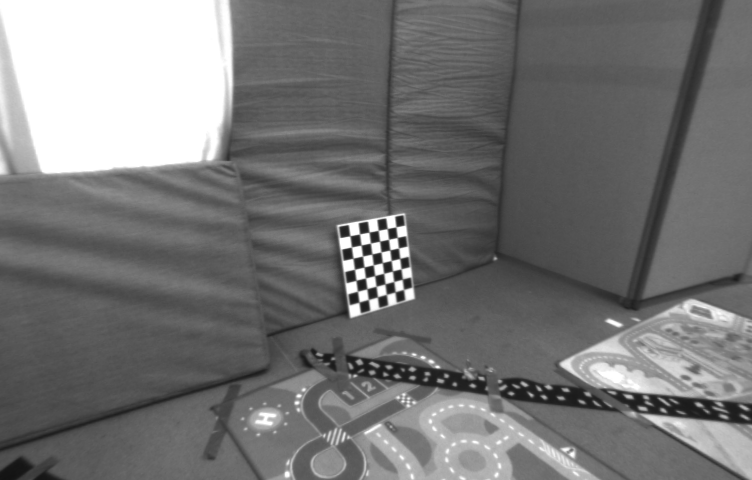
#> input picture Laboratory2/1403715282262142976_undistort.png, 752 x 480 px
$ python Lab2_740233_736052.py   (older library calls are emulated)
#> lines starting #> are read from the running program, lines starting #| are printed output that depends on the picture
#####################################################################################
#
# Computer vision - Laboratory 2
#
# Title: Lab2_740233_736052
#
# Date: 27 October 2020
#
#####################################################################################
#
# Authors: Jorge Condor Lacambra, Edurne Bernal Berdún
#
# Version: 1924629273.0
#
#####################################################################################

import matplotlib.pyplot as plt
import numpy as np
import cv2
import random

def indexMatrixToMatchesList(matchesList):

    dMatchesList = []
    for row in matchesList:
        dMatchesList.append(cv2.DMatch(_queryIdx=row[0], _trainIdx=row[1], _distance=row[2]))
    return dMatchesList

def matchesListToIndexMatrix(dMatchesList):

    matchesList = []
    for k in range(len(dMatchesList)):
        matchesList.append([np.int(dMatchesList[k].queryIdx), np.int(dMatchesList[k].trainIdx), dMatchesList[k].distance])
    return matchesList


def matchWith2NDRR(desc1, desc2, distRatio, minDist):

    matches = []
    nDesc1 = desc1.shape[0]
    for kDesc1 in range(nDesc1):
        dist = np.sqrt(np.sum((desc2 - desc1[kDesc1, :]) ** 2, axis=1))
        indexSort = np.argsort(dist)

        if dist[indexSort[0]] < minDist:
            if dist[indexSort[0]] < dist[indexSort[1]] * distRatio:
                matches.append([kDesc1, indexSort[0], dist[indexSort[0]]])


    return matches
def match(desc1, desc2, minDist):

    matches = []
    nDesc1 = desc1.shape[0]
    for kDesc1 in range(nDesc1):
        dist = np.sqrt(np.sum((desc2 - desc1[kDesc1, :]) ** 2, axis=1))
        indexSort = np.argsort(dist)

        if dist[indexSort[0]] < minDist:
            matches.append([kDesc1, indexSort[0], dist[indexSort[0]]])


    return matches

# [60 lines left out: functions matchWithEpipolar, matrix_F, not called in this run]

def find_Homography(ptsource,ptdst):

    A = []
    for i in range(ptsource.shape[0]):
        A.append(np.array([ptsource[0, i], ptsource[1, i], 1.0, 0.0, 0.0, 0.0, -ptdst[0, i] * ptsource[0, i], -ptdst[0, i] * ptsource[1, i], -ptdst[0, i]]))
        A.append(np.array([0.0, 0.0, 0.0, ptsource[0, i], ptsource[1, i], 1.0, -ptdst[1, i] * ptsource[1, i], -ptdst[1, i] * ptsource[0, i], -ptdst[1, i]]))

    A = np.array(A)
    U, S, V = np.linalg.svd(A, full_matrices=True)
    H = V.T[:, -1].reshape((3, 3))

    return H

# [140 lines left out: functions find_Homography_RANSAC, find_fundamental_matrix, find_fundamental_matrix_RANSAC, not called in this run]
if __name__ == '__main__':
    np.set_printoptions(precision=4, linewidth=1024, suppress=True)

    # Images path
    timestamp1 = '1403715282262142976'
    timestamp2 = '1403715413262142976'

    path_image_1 = timestamp1 + '_undistort.png'
    path_image_2 = timestamp2 + '_undistort.png'

    # Read images
    image_pers_1 = cv2.imread(path_image_1)
#> image_pers_1 is the input picture: shape (480, 752, 3); min 18, max 255, mean 117.4
    image_pers_2 = cv2.imread(path_image_2)
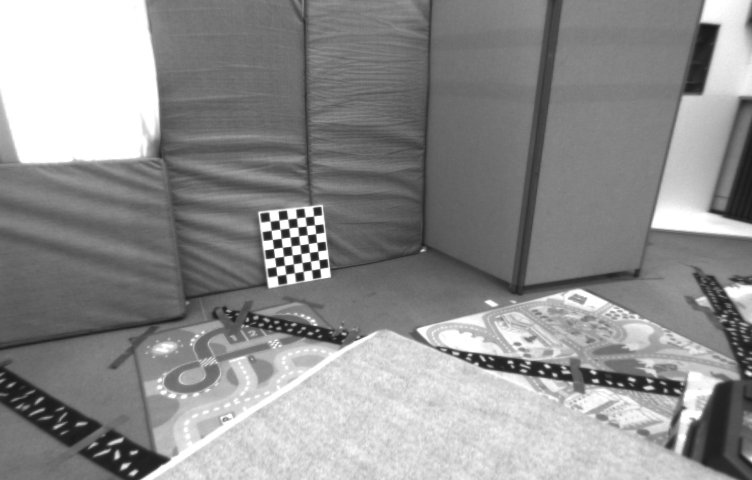
#> input picture Laboratory2/1403715413262142976_undistort.png, 752 x 480 px
#> image_pers_2 is the input picture: shape (480, 752, 3); min 25, max 255, mean 143

    ######### EXERCISE 1 ######################################################################

    # Feature extraction
    sift = cv2.xfeatures2d.SIFT_create()
    keypoints_sift_1, descriptors_1 = sift.detectAndCompute(image_pers_1, None)
#> keypoints_sift_1 = 753 keypoints; strongest (x, y, size): (356, 241, 6.3), (359, 263, 6.2), (375, 237, 6), (367, 250, 6.2)
    keypoints_sift_2, descriptors_2 = sift.detectAndCompute(image_pers_2, None)
#> keypoints_sift_2 = 1138 keypoints; strongest (x, y, size): (275, 225, 5.4), (288, 251, 5.3), (285, 233, 5.3), (303, 231, 5.2)

    # Simple matching
    minDist = 90

    matchesList = match(descriptors_1, descriptors_2,minDist)
#> after the loop in match, `for kDesc1 in range(nDesc1):`: matches = [[2, 23, 87.85], [3, 51, 50.8], [178, 487, 80.42], [179, 485, 80.41], [192, 487, 89.35], [210, 434, 88.76], [211, 436, 86.91], [253, 401, 81.17], [256, 405, 80.39], [257, 406, 66.99], [317, 453, 85.84], [339, 497, 68.48], [346, 501, 84.31]]
#> matchesList has the same summary as matches in match
    dMatchesList = indexMatrixToMatchesList(matchesList)
#> the loop in indexMatrixToMatchesList, `for row in matchesList:` made 13 passes
#> after the loop in indexMatrixToMatchesList, `for row in matchesList:`: dMatchesList = 13 matches
#> dMatchesList = 13 matches
    dMatchesList = sorted(dMatchesList, key=lambda x: x.distance)

    # Plot the first 100 matches
    imgMatched = cv2.drawMatches(image_pers_1, keypoints_sift_1, image_pers_2, keypoints_sift_2, dMatchesList[:100],
                                 None, flags=cv2.DrawMatchesFlags_NOT_DRAW_SINGLE_POINTS and cv2.DRAW_MATCHES_FLAGS_DRAW_RICH_KEYPOINTS)
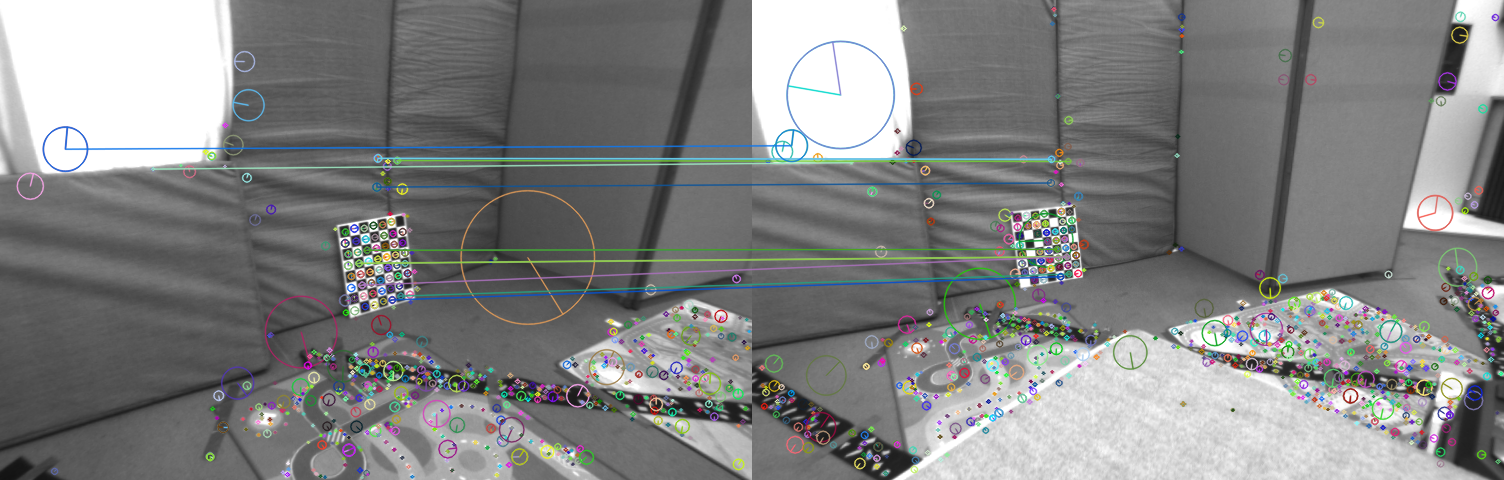
#> imgMatched: shape (480, 1504, 3); mean B, G, R 130.1, 130.5, 129.3
    plt.imshow(imgMatched, cmap='gray', vmin=0, vmax=255)
    plt.draw()
    plt.waitforbuttonpress()

    ######### EXERCISE 2 ######################################################################

    # Feature extraction
    sift = cv2.xfeatures2d.SIFT_create()
    keypoints_sift_1, descriptors_1 = sift.detectAndCompute(image_pers_1, None)
    keypoints_sift_2, descriptors_2 = sift.detectAndCompute(image_pers_2, None)

    # NNDR matching
    minDist = 500
    distRatio = 0.8

    matchesList = matchWith2NDRR(descriptors_1, descriptors_2,distRatio, minDist)
#> after the loop in matchWith2NDRR, `for kDesc1 in range(nDesc1):`: matches = 126 items, first 6: [2, 23, 87.85], [3, 51, 50.8], [4, 91, 132.6], [5, 84, 188.1], [7, 60, 165.4], [8, 60, 183.4]
#> matchesList has the same summary as matches in matchWith2NDRR

    dMatchesList = indexMatrixToMatchesList(matchesList)
#> the loop in indexMatrixToMatchesList (call 2), `for row in matchesList:` made 126 passes
#> row on passes 1 to 12: [2, 23, 87.85], [3, 51, 50.8], [4, 91, 132.6], [5, 84, 188.1], [7, 60, 165.4], [8, 60, 183.4], [10, 87, 195.2], [11, 87, 199.9], [12, 78, 240.8], [18, 93, 231.1], [20, 104, 102.2], [24, 113, 125.6]
#> after the loop in indexMatrixToMatchesList (call 2), `for row in matchesList:`: dMatchesList = 126 matches
#> dMatchesList = 126 matches
    dMatchesList = sorted(dMatchesList, key=lambda x: x.distance)

    # Plot the first 100 matches
    imgMatched = cv2.drawMatches(image_pers_1, keypoints_sift_1, image_pers_2, keypoints_sift_2, dMatchesList[:100],
                                 None,
                                 flags=cv2.DrawMatchesFlags_NOT_DRAW_SINGLE_POINTS and cv2.DRAW_MATCHES_FLAGS_DRAW_RICH_KEYPOINTS)
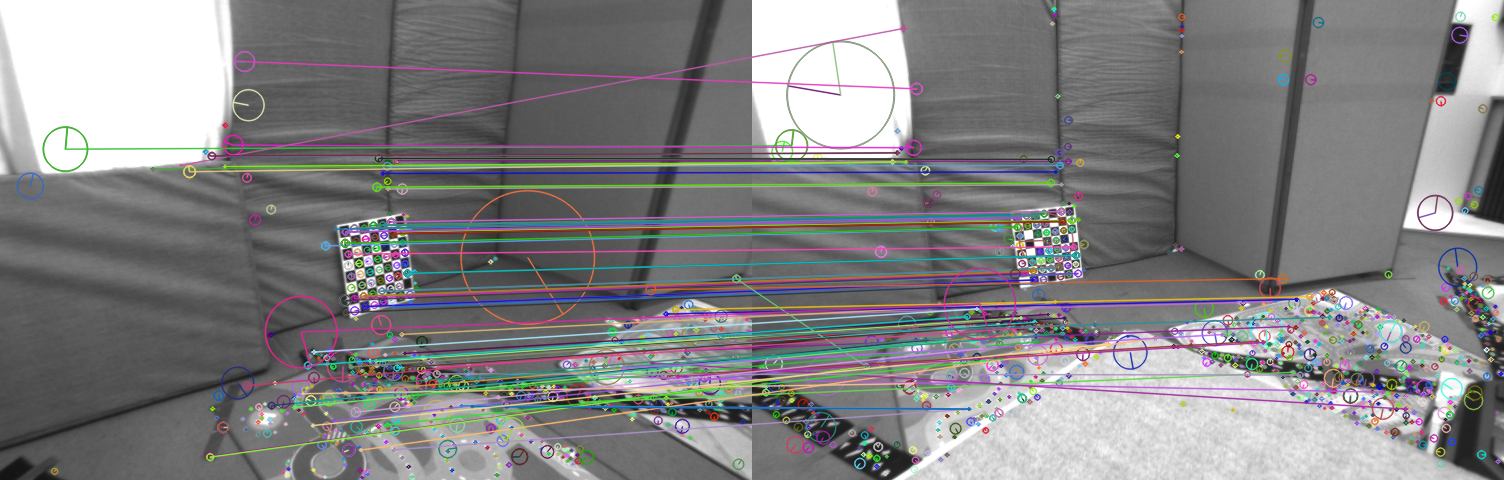
#> imgMatched: shape (480, 1504, 3); mean B, G, R 131, 129.9, 130.5
    plt.imshow(imgMatched, cmap='gray', vmin=0, vmax=255)
    plt.draw()
    plt.waitforbuttonpress()
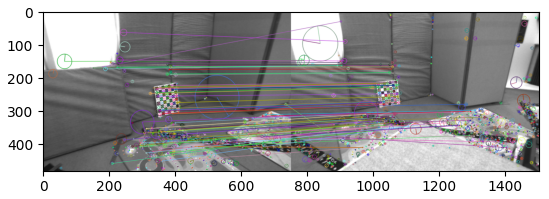
#> figure drawn by matplotlib, 1 panel; B, G, R data is drawn as R, G, B

    ######### EXERCISE 3 ######################################################################

    # Conversion from DMatches to Python list
    matchesList = matchesListToIndexMatrix(dMatchesList)
#> the loop in matchesListToIndexMatrix, `for k in range(len(dMatchesList)):` made 126 passes
#> after the loop in matchesListToIndexMatrix, `for k in range(len(dMatchesList)):`: matchesList = 126 items, first 6: [3, 51, 50.8], [257, 406, 66.99], [339, 497, 68.48], [256, 405, 80.39], [253, 401, 81.17], [346, 501, 84.31]

    # Matched points in numpy from list of DMatches
    srcPts = np.float32([keypoints_sift_1[m.queryIdx].pt for m in dMatchesList]).reshape(len(dMatchesList), 2)
#> srcPts = 126 pairs, first value 64.92 to 736.1, second value 61.09 to 456.6
    dstPts = np.float32([keypoints_sift_2[m.trainIdx].pt for m in dMatchesList]).reshape(len(dMatchesList), 2)
#> dstPts = 126 pairs, first value 39.21 to 708, second value 16.39 to 415.6

    # Matched points in homogeneous coordinates
    x1 = np.vstack((srcPts.T, np.ones((1, srcPts.shape[0]))))
    x2 = np.vstack((dstPts.T, np.ones((1, dstPts.shape[0]))))

    color = ['+b', '+g', '+r', '+c', '+m', '+y', '+b', '+g', '+r', '+c','+m', '+y', '+b', '+g', '+r', '+c' ]

    h= find_Homography(x1, x2)
#> after the loop in find_Homography, `for i in range(ptsource.shape[0]):`: A = 6 items
#> in find_Homography, `U, S, V = np.linalg.svd(A, full_matrices=True)`: U = [[0.108, 0.105, -0.852, 0.491, -0.104, -0.00416], [0.181, 0.117, 0.514, 0.828, -0.0041, 0.0565], [0.606, -0.263, -0.0746, -0.0478, 0.744, 0.0399], [0.26, 0.611, 0.0396, -0.117, 0.0397, -0.737], [0.668, -0.317, 0.0494, -0.132, -0.657, -0.0385], [0.273, 0.658, 0.00216, -0.199, -0.0386, 0.672]]; S = [200003, 63662.3, 242.1, 129.2, 8.08, 3.17]
#> in find_Homography, `H = V.T[:, -1].reshape((3, 3))`: H = [[0.513, -0.0987, 0.295], [0.0799, 0.523, -0.17], [-0.000113, 0.000397, 0.576]]
#> h has the same summary as H in find_Homography

    fig, ax = plt.subplots(1, 2, figsize=(8, 4))
    plt.suptitle("Homography: click points in image 1 to translate to image 2")
    ax[0].set_title('Image 1')
    ax[0].imshow(image_pers_1)
    ax[1].set_title('Image 2')
    ax[1].imshow(image_pers_2)

    for i in range(4):
#> (the run stopped early here; a loop or call above may not have finished)
